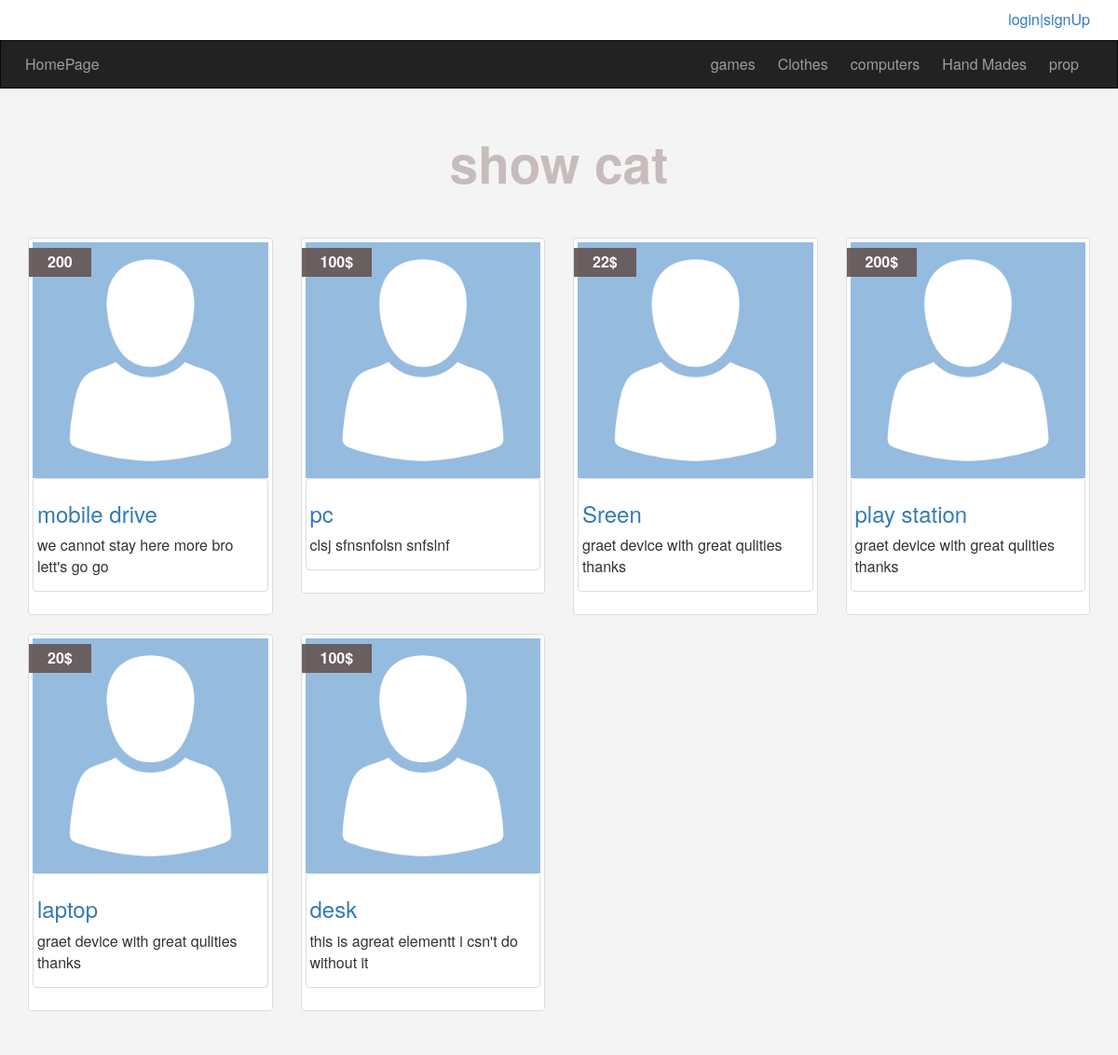
/categ.php?catID=13, run on the app's committed database.
### tables this page shows
CREATE TABLE `cats` (
  `ID` int(11) NOT NULL,
  `name` varchar(255) NOT NULL,
  `Description` text NOT NULL,
  `ordering` int(11) DEFAULT NULL,
  `parent` int(11) NOT NULL DEFAULT 0,
  `visibility` tinyint(11) NOT NULL DEFAULT 0,
  `Allow_com` tinyint(11) NOT NULL DEFAULT 0,
  `Allow_ads` tinyint(11) NOT NULL DEFAULT 0
);

CREATE TABLE `items` (
  `ID` int(11) NOT NULL,
  `Name` varchar(30) NOT NULL,
  `Disc` text NOT NULL,
  `Price` varchar(255) NOT NULL,
  `Add_Date` date NOT NULL,
  `Country` varchar(255) NOT NULL,
  `Image` varchar(255) NOT NULL,
  `Status` varchar(255) NOT NULL,
  `Rating` smallint(6) NOT NULL,
  `Cat_id` int(11) NOT NULL,
  `Member_id` int(11) NOT NULL,
  `Aprove` tinyint(4) NOT NULL DEFAULT 0,
  `tags` varchar(255) NOT NULL
);

### init.php (called while the page is built, shortened)
<?php
$tpl='includes/templets/';
include('Admin/config.php');
$fun='includes/funcs/';
include $fun.'fun.php';
include $tpl."header.php";
?>

### includes/funcs/fun.php (called while the page is built, shortened)
<?php
function GetCat(){
    global $con;
    $stmt=$con->prepare("SELECT * FROM cats  where parent = 0  ORDER BY ID ASC ");
    $stmt->execute();
    $rows=$stmt->fetchall();
    return $rows;
 }
function GetITems($w,$v,$ap=Null){
    $sq='';
    if($ap == NUll){
        $sq='AND Aprove=1';
    }
    global $con;
    $stmt=$con->prepare("SELECT * FROM items WHERE $w=? $sq ORDER BY ID DESC");
    $stmt->execute(array($v));
    $rows=$stmt->fetchall();
    return $rows;
 }
?>

### categ.php (the view)
<?php
include 'init.php';?>
<div class='container'>
<h1 class='text-center'><?php echo  "show cat";?></h1>
<div class='row'>
<?php
foreach(GetITems('Cat_id',$_GET['catID']) as $it){
    echo "<div class='col-md-3 col-sm-6'>";
   echo "<div class='thumbnail it-box'>";
   echo "<span class='Price'>".$it['Price']."</span>";
   echo '<img src="av.png" class="img-responsive">';
   echo "<div class='thumbnail'>";
   echo "<h3>  <a href='shitems.php?itemId=".$it['ID']."' >".$it['Name']."</a></h3>";
   echo "<p>".$it['Disc']."</p>";
   echo "</div>";
   echo "</div>";
   echo "</div>";
}
?>
</div>
</div>

### includes/templets/navbar.php (shortened to what this page needs)
<div class="upper-bar">
  <div class='container'>
  <?php
  if(isset($_SESSION['username'])){
?>
<img class="my-image img-thumbnail img-circle" src="av.png" alt="" />
				<div class="btn-group my-info">
					<span class="btn btn-default dropdown-toggle" data-toggle="dropdown">
						<?php echo $_SESSION['username']?>
						<span class="caret"></span>
					</span>
					<ul class="dropdown-menu">
						<li><a href="profile.php">My Profile</a></li>
						<li><a href="Add_Item.php">New Item</a></li>
						<li><a href="profile.php#my-ads">My Items</a></li>
						<li><a href="logout.php">Logout</a></li>
					</ul>
				</div>
 <?php
 } else{
  ?>
    <a href="login.php">
    <span class='pull-right'>login|signUp</span>
    </a><?php } ?>
</div>
</div>
<nav class="navbar  navbar-inverse">
  <div class="container">
    <div class="navbar-header">
      <a class="navbar-brand" href="index.php"><?php echo "HomePage"?></a>
    </div>
    <div class="collapse navbar-collapse" id="bs-example-navbar-collapse-1">
      <ul class="nav navbar-nav navbar-right ">
    <?php
    foreach (GetCat() as $c) {
     echo "<li><a href='categ.php?catID=".$c['ID']."'></i> ".$c['name']."</a></li>";
    }
    ?>
      </ul>
    </div>
  </div>
</nav>

### Layout/css/frontstyl.css (style rules this page uses)
body { background-color: #f4f4f4; font-size: 16px; height: 3000px; }
h1 { font-size: 55px; font-weight: bold; color: #c8bbbb; margin: 50px 0; }
.upper-bar { padding: 10px; background-color: #fff; }
.navbar { border-radius: 0px; margin-bottom: 0px; }
.navbar-brand { font-size: 16px; padding: 15px 12px; }
.nav li a { padding: 15px 12px; }
.it-box { position: relative; }
.Price { position: absolute; position: absolute; background: #665959f0; padding: 4px 20px; top: 10px; left: 0px; color: #fff; font-weight: bold; }

### data on the page
cats: name "games"
cats: name "Clothes"
cats: name "computers"
cats: name "Hand Mades"
cats: name "prop"
items: Price "200", Name "mobile drive", Disc "we cannot stay here more bro lett's go go"
items: Price "100$", Name "pc", Disc "clsj sfnsnfolsn snfslnf"
items: Price "22$", Name "Sreen", Disc "graet device with great qulities thanks"
items: Price "200$", Name "play station", Disc "graet device with great qulities thanks"
items: Price "20$", Name "laptop", Disc "graet device with great qulities thanks"
items: Price "100$", Name "desk", Disc "this is agreat elementt i csn't do without it"
